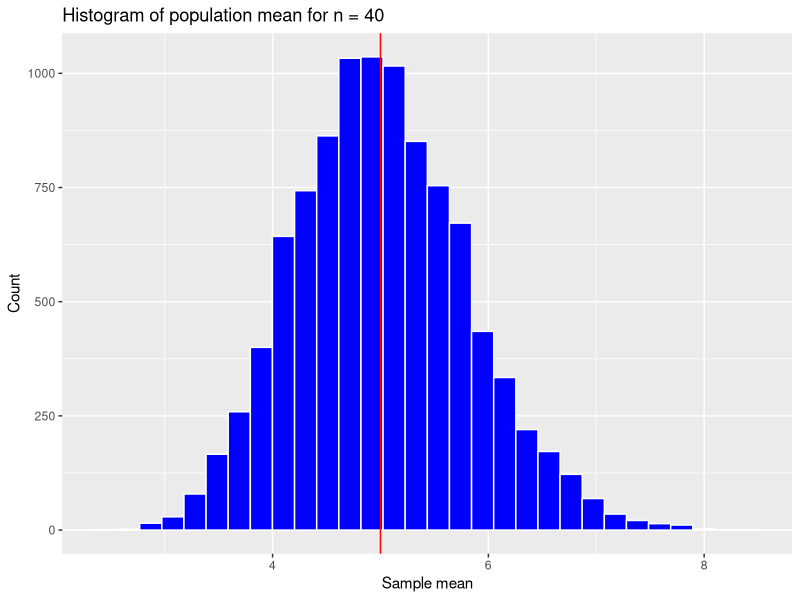
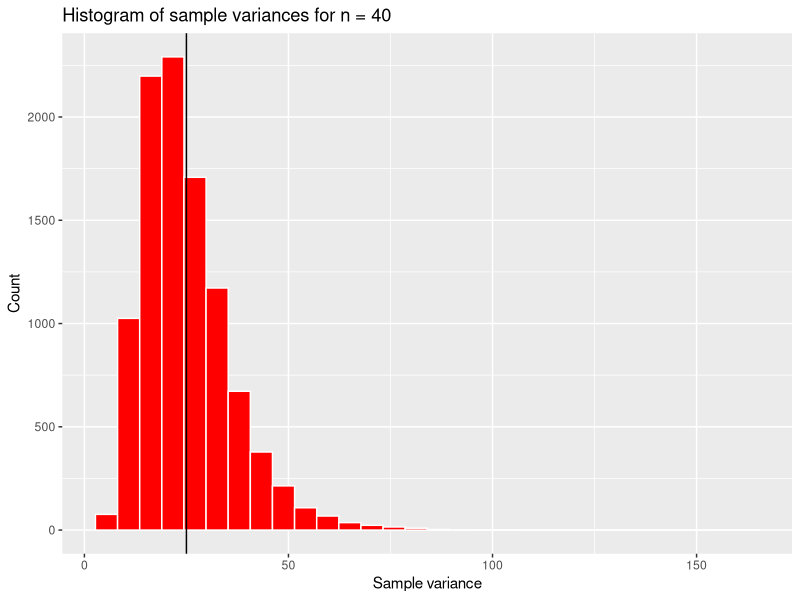
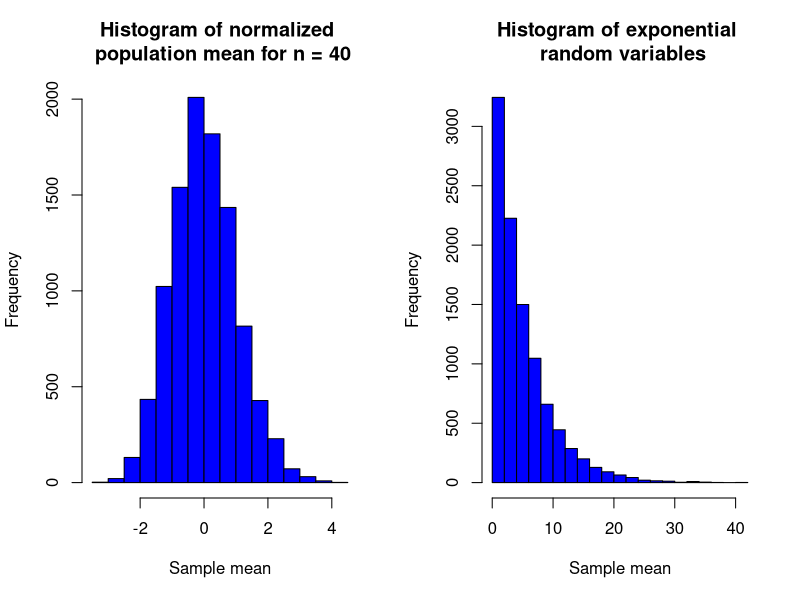

Reproduce these figures in R, in order.
## ---- chunk 1
knitr::opts_chunk$set(echo = TRUE, warning = FALSE, message = FALSE)
## ---- chunk 2
## Number of samples
n <- 40

## Number of iterations 
N <- 10000

## Rate parameter 
lambda <- 0.2

## Simulation 
sam <- matrix(rexp(n = n * N, rate = lambda), nrow = N, ncol = n)
## ---- chunk 3
library(ggplot2)

mn <- apply(X = sam, MARGIN = 1, FUN = mean)

ggplot(data = data.frame(mn), aes(x = mn)) +
        labs(title = "Histogram of population mean for n = 40",
             x = "Sample mean",
             y = "Count") +
        geom_histogram(color = "white",
                       fill = "blue") +
        geom_vline(xintercept = 5, color = "red")
## ---- chunk 4
var <- apply(X = sam, MARGIN = 1, FUN = var)

ggplot(data = data.frame(var), aes(x = var)) +
        labs(title = "Histogram of sample variances for n = 40", 
             x = "Sample variance", 
             y = "Count") +
        geom_histogram(color = "white",
                       fill = "red") +
        geom_vline(xintercept = 25)

## ---- chunk 5
nor <- (mn - 1/lambda) * sqrt(n) / (1 / lambda)

par(mfrow = c(1,2))
hist(
        x = nor,
        xlab = "Sample mean",
        main = "Histogram of normalized \n population mean for n = 40",
        col = "blue"
)

hist(
        x = rexp(n = N, rate = lambda),
        xlab = "Sample mean",
        main = "Histogram of exponential \n random variables",
        col = "blue"
)
